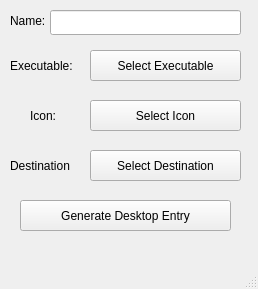
<?xml version="1.0" encoding="UTF-8"?>
<ui version="4.0">
 <class>MainWindow</class>
 <widget class="QMainWindow" name="MainWindow">
  <property name="geometry">
   <rect>
    <x>0</x>
    <y>0</y>
    <width>258</width>
    <height>289</height>
   </rect>
  </property>
  <property name="acceptDrops">
   <bool>true</bool>
  </property>
  <property name="windowTitle">
   <string>Shortcut Creator</string>
  </property>
  <widget class="QWidget" name="centralwidget">
   <widget class="QPushButton" name="selectExecutable">
    <property name="geometry">
     <rect>
      <x>90</x>
      <y>50</y>
      <width>151</width>
      <height>31</height>
     </rect>
    </property>
    <property name="minimumSize">
     <size>
      <width>151</width>
      <height>0</height>
     </size>
    </property>
    <property name="text">
     <string>Select Executable</string>
    </property>
   </widget>
   <widget class="QPushButton" name="selectIcon">
    <property name="geometry">
     <rect>
      <x>90</x>
      <y>100</y>
      <width>151</width>
      <height>31</height>
     </rect>
    </property>
    <property name="minimumSize">
     <size>
      <width>151</width>
      <height>0</height>
     </size>
    </property>
    <property name="text">
     <string>Select Icon</string>
    </property>
   </widget>
   <widget class="QLineEdit" name="lineEdit">
    <property name="geometry">
     <rect>
      <x>50</x>
      <y>10</y>
      <width>191</width>
      <height>25</height>
     </rect>
    </property>
    <property name="minimumSize">
     <size>
      <width>191</width>
      <height>0</height>
     </size>
    </property>
   </widget>
   <widget class="QPushButton" name="selectDestination">
    <property name="geometry">
     <rect>
      <x>90</x>
      <y>150</y>
      <width>151</width>
      <height>31</height>
     </rect>
    </property>
    <property name="minimumSize">
     <size>
      <width>151</width>
      <height>0</height>
     </size>
    </property>
    <property name="text">
     <string>Select Destination</string>
    </property>
   </widget>
   <widget class="QPushButton" name="generateEntry">
    <property name="geometry">
     <rect>
      <x>20</x>
      <y>200</y>
      <width>211</width>
      <height>31</height>
     </rect>
    </property>
    <property name="minimumSize">
     <size>
      <width>211</width>
      <height>0</height>
     </size>
    </property>
    <property name="text">
     <string>Generate Desktop Entry</string>
    </property>
   </widget>
   <widget class="QLabel" name="label">
    <property name="geometry">
     <rect>
      <x>10</x>
      <y>10</y>
      <width>41</width>
      <height>21</height>
     </rect>
    </property>
    <property name="minimumSize">
     <size>
      <width>41</width>
      <height>0</height>
     </size>
    </property>
    <property name="text">
     <string>Name:</string>
    </property>
   </widget>
   <widget class="QLabel" name="label_2">
    <property name="geometry">
     <rect>
      <x>10</x>
      <y>50</y>
      <width>71</width>
      <height>31</height>
     </rect>
    </property>
    <property name="minimumSize">
     <size>
      <width>41</width>
      <height>0</height>
     </size>
    </property>
    <property name="text">
     <string>Executable:</string>
    </property>
   </widget>
   <widget class="QLabel" name="label_3">
    <property name="geometry">
     <rect>
      <x>30</x>
      <y>100</y>
      <width>51</width>
      <height>31</height>
     </rect>
    </property>
    <property name="minimumSize">
     <size>
      <width>41</width>
      <height>0</height>
     </size>
    </property>
    <property name="text">
     <string>Icon:</string>
    </property>
   </widget>
   <widget class="QLabel" name="label_5">
    <property name="geometry">
     <rect>
      <x>10</x>
      <y>150</y>
      <width>71</width>
      <height>31</height>
     </rect>
    </property>
    <property name="minimumSize">
     <size>
      <width>41</width>
      <height>0</height>
     </size>
    </property>
    <property name="text">
     <string>Destination</string>
    </property>
   </widget>
  </widget>
  <widget class="QMenuBar" name="menubar">
   <property name="geometry">
    <rect>
     <x>0</x>
     <y>0</y>
     <width>258</width>
     <height>23</height>
    </rect>
   </property>
  </widget>
  <widget class="QStatusBar" name="statusbar"/>
 </widget>
 <resources/>
 <connections/>
</ui>
